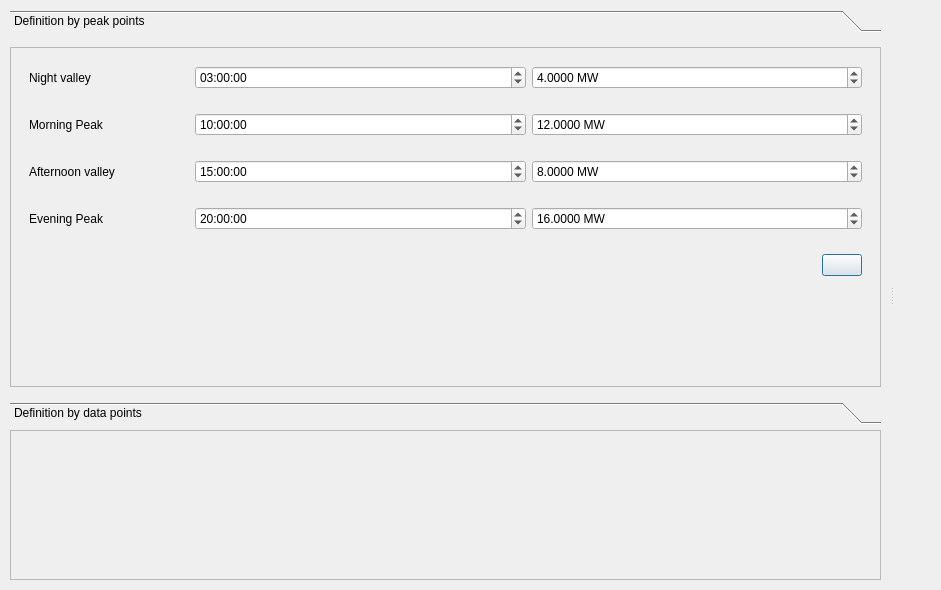
<?xml version="1.0" encoding="UTF-8"?>
<ui version="4.0">
 <class>Dialog</class>
 <widget class="QDialog" name="Dialog">
  <property name="geometry">
   <rect>
    <x>0</x>
    <y>0</y>
    <width>941</width>
    <height>590</height>
   </rect>
  </property>
  <property name="windowTitle">
   <string>Dialog</string>
  </property>
  <layout class="QVBoxLayout" name="verticalLayout">
   <property name="leftMargin">
    <number>1</number>
   </property>
   <property name="topMargin">
    <number>1</number>
   </property>
   <property name="rightMargin">
    <number>1</number>
   </property>
   <property name="bottomMargin">
    <number>1</number>
   </property>
   <item>
    <widget class="QSplitter" name="splitter_3">
     <property name="orientation">
      <enum>Qt::Horizontal</enum>
     </property>
     <widget class="QFrame" name="frame_8">
      <property name="frameShape">
       <enum>QFrame::NoFrame</enum>
      </property>
      <property name="frameShadow">
       <enum>QFrame::Raised</enum>
      </property>
      <layout class="QVBoxLayout" name="verticalLayout_7">
       <property name="topMargin">
        <number>9</number>
       </property>
       <item>
        <widget class="QToolBox" name="toolBox">
         <property name="currentIndex">
          <number>0</number>
         </property>
         <widget class="QWidget" name="page_3">
          <property name="geometry">
           <rect>
            <x>0</x>
            <y>0</y>
            <width>848</width>
            <height>352</height>
           </rect>
          </property>
          <attribute name="label">
           <string>Definition by peak points</string>
          </attribute>
          <layout class="QVBoxLayout" name="verticalLayout_3">
           <property name="leftMargin">
            <number>0</number>
           </property>
           <property name="rightMargin">
            <number>0</number>
           </property>
           <item>
            <widget class="QFrame" name="frame_2">
             <property name="minimumSize">
              <size>
               <width>300</width>
               <height>0</height>
              </size>
             </property>
             <property name="frameShape">
              <enum>QFrame::StyledPanel</enum>
             </property>
             <property name="frameShadow">
              <enum>QFrame::Raised</enum>
             </property>
             <layout class="QVBoxLayout" name="verticalLayout_4">
              <item>
               <widget class="QFrame" name="frame_3">
                <property name="frameShape">
                 <enum>QFrame::NoFrame</enum>
                </property>
                <property name="frameShadow">
                 <enum>QFrame::Plain</enum>
                </property>
                <layout class="QHBoxLayout" name="horizontalLayout_3">
                 <item>
                  <widget class="QLabel" name="label">
                   <property name="maximumSize">
                    <size>
                     <width>160</width>
                     <height>16777215</height>
                    </size>
                   </property>
                   <property name="text">
                    <string>Night valley</string>
                   </property>
                  </widget>
                 </item>
                 <item>
                  <widget class="QTimeEdit" name="night_valley_timeEdit">
                   <property name="time">
                    <time>
                     <hour>3</hour>
                     <minute>0</minute>
                     <second>0</second>
                    </time>
                   </property>
                  </widget>
                 </item>
                 <item>
                  <widget class="QDoubleSpinBox" name="night_valley_doubleSpinBox">
                   <property name="suffix">
                    <string> MW</string>
                   </property>
                   <property name="decimals">
                    <number>4</number>
                   </property>
                   <property name="maximum">
                    <double>9999999.000000000000000</double>
                   </property>
                   <property name="value">
                    <double>4.000000000000000</double>
                   </property>
                  </widget>
                 </item>
                </layout>
               </widget>
              </item>
              <item>
               <widget class="QFrame" name="frame_4">
                <property name="frameShape">
                 <enum>QFrame::NoFrame</enum>
                </property>
                <property name="frameShadow">
                 <enum>QFrame::Plain</enum>
                </property>
                <layout class="QHBoxLayout" name="horizontalLayout_4">
                 <item>
                  <widget class="QLabel" name="label_2">
                   <property name="maximumSize">
                    <size>
                     <width>160</width>
                     <height>16777215</height>
                    </size>
                   </property>
                   <property name="text">
                    <string>Morning Peak</string>
                   </property>
                  </widget>
                 </item>
                 <item>
                  <widget class="QTimeEdit" name="morning_peak_timeEdit">
                   <property name="time">
                    <time>
                     <hour>10</hour>
                     <minute>0</minute>
                     <second>0</second>
                    </time>
                   </property>
                  </widget>
                 </item>
                 <item>
                  <widget class="QDoubleSpinBox" name="morning_peak_doubleSpinBox">
                   <property name="suffix">
                    <string> MW</string>
                   </property>
                   <property name="decimals">
                    <number>4</number>
                   </property>
                   <property name="maximum">
                    <double>9999999.000000000000000</double>
                   </property>
                   <property name="value">
                    <double>12.000000000000000</double>
                   </property>
                  </widget>
                 </item>
                </layout>
               </widget>
              </item>
              <item>
               <widget class="QFrame" name="frame_5">
                <property name="frameShape">
                 <enum>QFrame::NoFrame</enum>
                </property>
                <property name="frameShadow">
                 <enum>QFrame::Plain</enum>
                </property>
                <layout class="QHBoxLayout" name="horizontalLayout_6">
                 <item>
                  <widget class="QLabel" name="label_4">
                   <property name="maximumSize">
                    <size>
                     <width>160</width>
                     <height>16777215</height>
                    </size>
                   </property>
                   <property name="text">
                    <string>Afternoon valley</string>
                   </property>
                  </widget>
                 </item>
                 <item>
                  <widget class="QTimeEdit" name="afternoon_valley_timeEdit">
                   <property name="time">
                    <time>
                     <hour>15</hour>
                     <minute>0</minute>
                     <second>0</second>
                    </time>
                   </property>
                  </widget>
                 </item>
                 <item>
                  <widget class="QDoubleSpinBox" name="afternoon_valley_doubleSpinBox">
                   <property name="suffix">
                    <string> MW</string>
                   </property>
                   <property name="decimals">
                    <number>4</number>
                   </property>
                   <property name="maximum">
                    <double>9999999.000000000000000</double>
                   </property>
                   <property name="value">
                    <double>8.000000000000000</double>
                   </property>
                  </widget>
                 </item>
                </layout>
               </widget>
              </item>
              <item>
               <widget class="QFrame" name="frame_6">
                <property name="frameShape">
                 <enum>QFrame::NoFrame</enum>
                </property>
                <property name="frameShadow">
                 <enum>QFrame::Plain</enum>
                </property>
                <layout class="QHBoxLayout" name="horizontalLayout_7">
                 <item>
                  <widget class="QLabel" name="label_5">
                   <property name="maximumSize">
                    <size>
                     <width>160</width>
                     <height>16777215</height>
                    </size>
                   </property>
                   <property name="text">
                    <string>Evening Peak</string>
                   </property>
                  </widget>
                 </item>
                 <item>
                  <widget class="QTimeEdit" name="evening_peak_timeEdit">
                   <property name="time">
                    <time>
                     <hour>20</hour>
                     <minute>0</minute>
                     <second>0</second>
                    </time>
                   </property>
                  </widget>
                 </item>
                 <item>
                  <widget class="QDoubleSpinBox" name="evening_peak_doubleSpinBox">
                   <property name="suffix">
                    <string> MW</string>
                   </property>
                   <property name="decimals">
                    <number>4</number>
                   </property>
                   <property name="maximum">
                    <double>9999999.000000000000000</double>
                   </property>
                   <property name="value">
                    <double>16.000000000000000</double>
                   </property>
                  </widget>
                 </item>
                </layout>
               </widget>
              </item>
              <item>
               <widget class="QFrame" name="frame_7">
                <property name="frameShape">
                 <enum>QFrame::NoFrame</enum>
                </property>
                <property name="frameShadow">
                 <enum>QFrame::Plain</enum>
                </property>
                <layout class="QHBoxLayout" name="horizontalLayout_8">
                 <item>
                  <spacer name="horizontalSpacer_2">
                   <property name="orientation">
                    <enum>Qt::Horizontal</enum>
                   </property>
                   <property name="sizeHint" stdset="0">
                    <size>
                     <width>40</width>
                     <height>20</height>
                    </size>
                   </property>
                  </spacer>
                 </item>
                 <item>
                  <widget class="QPushButton" name="draw_by_peak_pushButton">
                   <property name="text">
                    <string/>
                   </property>
                   <property name="icon">
                    <iconset resource="icons.qrc">
                     <normaloff>:/Icons/icons/gear.png</normaloff>:/Icons/icons/gear.png</iconset>
                   </property>
                  </widget>
                 </item>
                </layout>
               </widget>
              </item>
              <item>
               <spacer name="verticalSpacer">
                <property name="orientation">
                 <enum>Qt::Vertical</enum>
                </property>
                <property name="sizeHint" stdset="0">
                 <size>
                  <width>20</width>
                  <height>40</height>
                 </size>
                </property>
               </spacer>
              </item>
             </layout>
            </widget>
           </item>
          </layout>
         </widget>
         <widget class="QWidget" name="page">
          <property name="geometry">
           <rect>
            <x>0</x>
            <y>0</y>
            <width>848</width>
            <height>352</height>
           </rect>
          </property>
          <attribute name="label">
           <string>Definition by data points</string>
          </attribute>
          <layout class="QVBoxLayout" name="verticalLayout_2">
           <item>
            <widget class="QTableView" name="tableView"/>
           </item>
           <item>
            <widget class="QFrame" name="frame">
             <property name="maximumSize">
              <size>
               <width>16777215</width>
               <height>40</height>
              </size>
             </property>
             <property name="frameShape">
              <enum>QFrame::NoFrame</enum>
             </property>
             <property name="frameShadow">
              <enum>QFrame::Raised</enum>
             </property>
             <layout class="QHBoxLayout" name="horizontalLayout_2">
              <property name="leftMargin">
               <number>0</number>
              </property>
              <property name="topMargin">
               <number>0</number>
              </property>
              <property name="rightMargin">
               <number>0</number>
              </property>
              <property name="bottomMargin">
               <number>0</number>
              </property>
              <item>
               <spacer name="horizontalSpacer">
                <property name="orientation">
                 <enum>Qt::Horizontal</enum>
                </property>
                <property name="sizeHint" stdset="0">
                 <size>
                  <width>40</width>
                  <height>20</height>
                 </size>
                </property>
               </spacer>
              </item>
              <item>
               <widget class="QPushButton" name="draw_by_points_pushButton">
                <property name="text">
                 <string/>
                </property>
                <property name="icon">
                 <iconset resource="icons.qrc">
                  <normaloff>:/Icons/icons/gear.png</normaloff>:/Icons/icons/gear.png</iconset>
                </property>
               </widget>
              </item>
             </layout>
            </widget>
           </item>
          </layout>
         </widget>
        </widget>
       </item>
       <item>
        <widget class="QFrame" name="frame_9">
         <property name="minimumSize">
          <size>
           <width>0</width>
           <height>150</height>
          </size>
         </property>
         <property name="frameShape">
          <enum>QFrame::StyledPanel</enum>
         </property>
         <property name="frameShadow">
          <enum>QFrame::Raised</enum>
         </property>
         <layout class="QHBoxLayout" name="horizontalLayout_9"/>
        </widget>
       </item>
      </layout>
     </widget>
     <widget class="QFrame" name="PlotFrame">
      <property name="frameShape">
       <enum>QFrame::NoFrame</enum>
      </property>
      <property name="frameShadow">
       <enum>QFrame::Raised</enum>
      </property>
      <layout class="QHBoxLayout" name="horizontalLayout">
       <item>
        <widget class="MatplotlibWidget" name="plotwidget" native="true"/>
       </item>
      </layout>
     </widget>
    </widget>
   </item>
  </layout>
 </widget>
 <customwidgets>
  <customwidget>
   <class>MatplotlibWidget</class>
   <extends>QWidget</extends>
   <header>.matplotlibwidget</header>
   <container>1</container>
  </customwidget>
 </customwidgets>
 <resources>
  <include location="icons.qrc"/>
 </resources>
 <connections/>
</ui>
